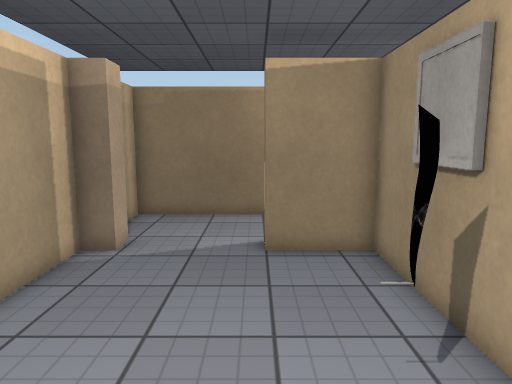
[1] (above)

21 first-person views from a walk through a scene from a Unity 3-D project. The camera is 1.5 m above the floor, tilts 8° down and sees 70° across. The floor is counted in squares, 0.5 m on a side. Each view is taken from the middle of a square. On the plan, view 1 faces up. The plan holds only what a view shows up to about 20 squares ahead; the rest is blank. The place goes on beyond the plan. The player is left out. Some surface patterns are stand-ins.

[2]
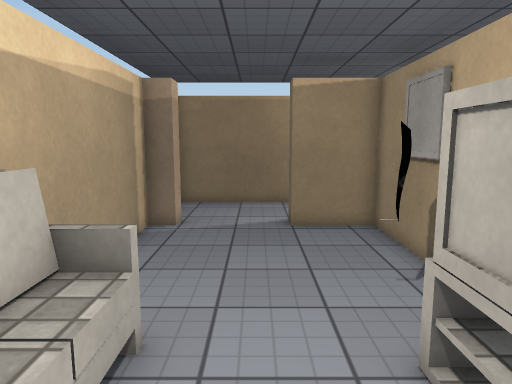

[3]
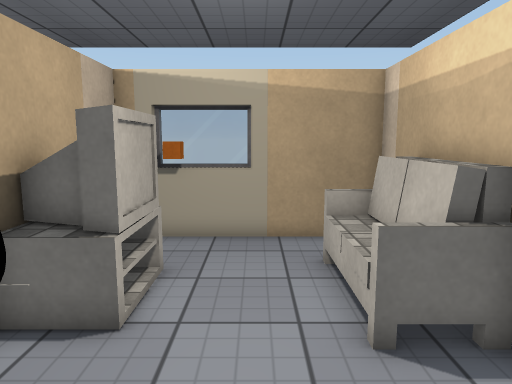

[4]
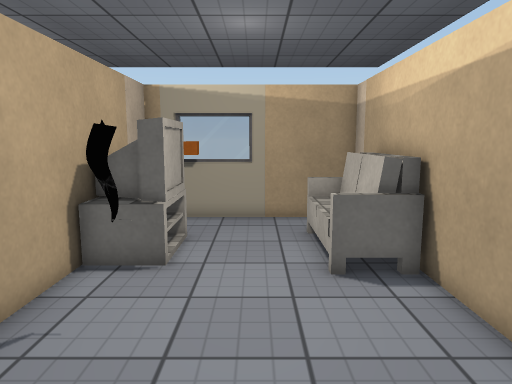

[5]
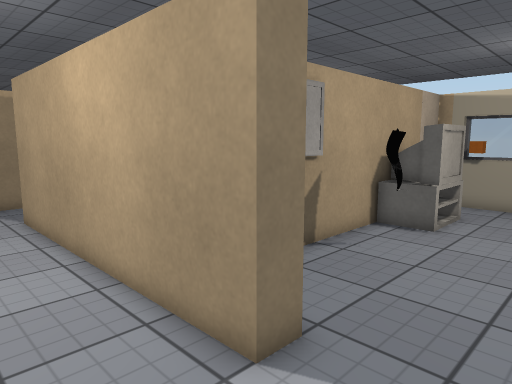

[6]
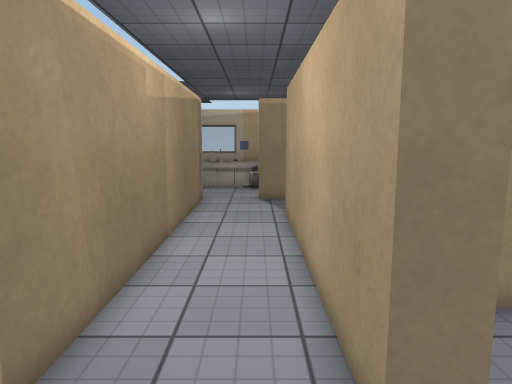

[7]
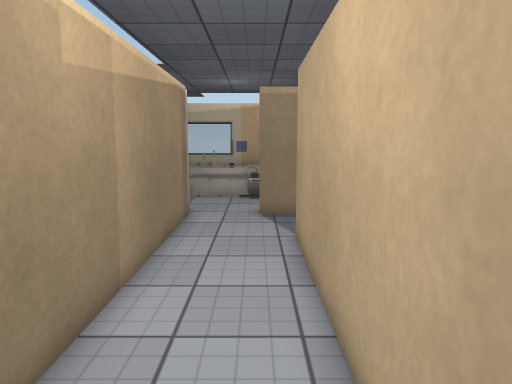

[8]
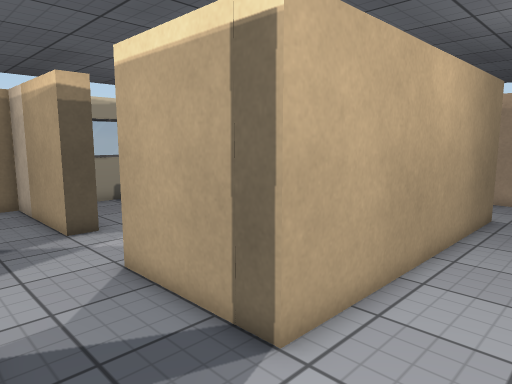

[9]
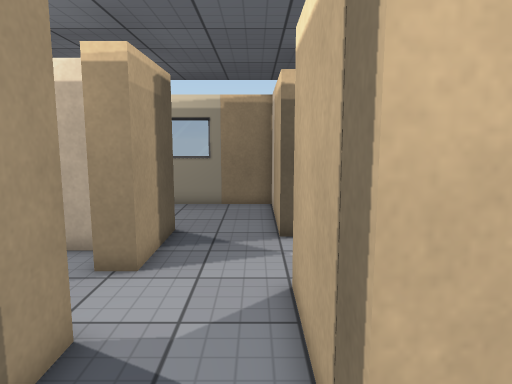

[10]
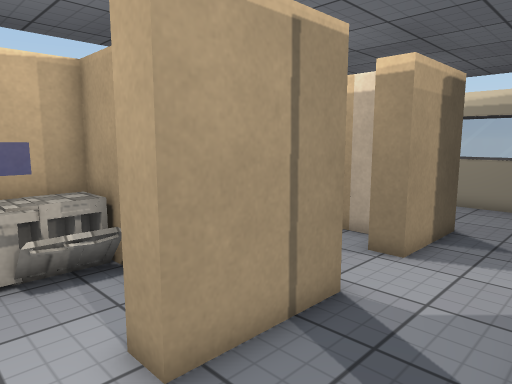

[11]
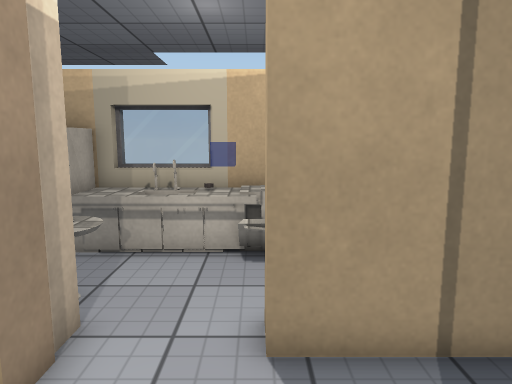

[12]
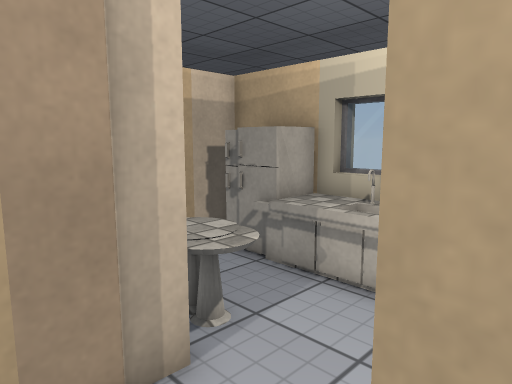

[13]
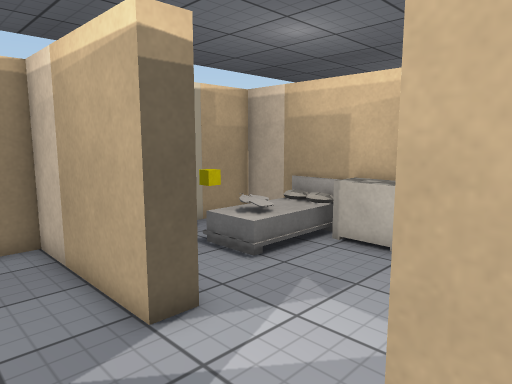

[14]
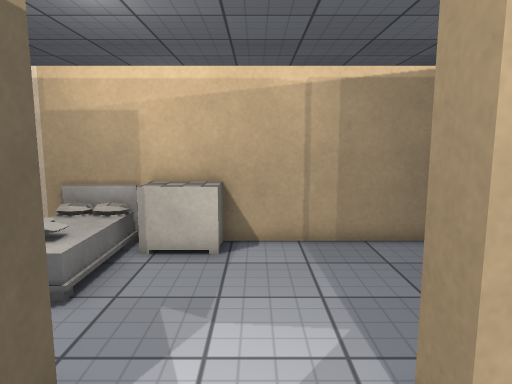

[15]
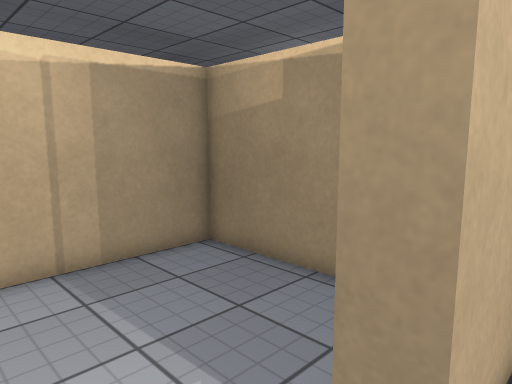

[16]
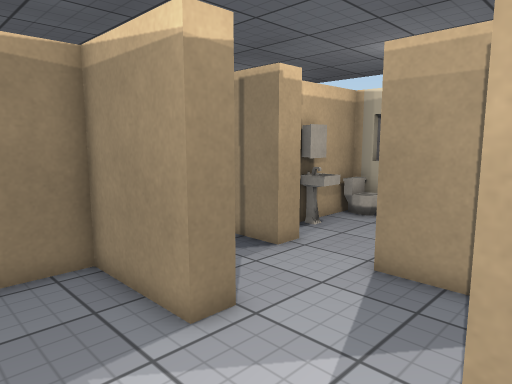

[17]
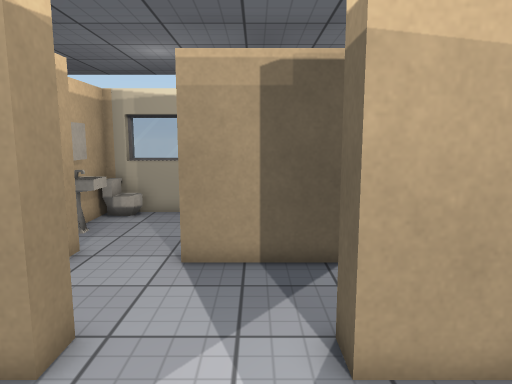

[18]
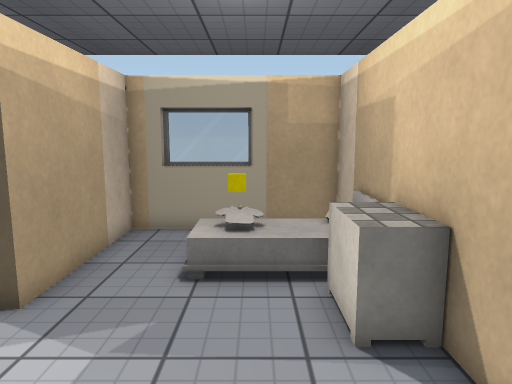

[19]
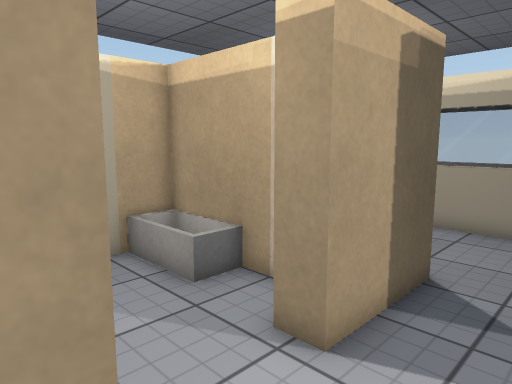

[20]
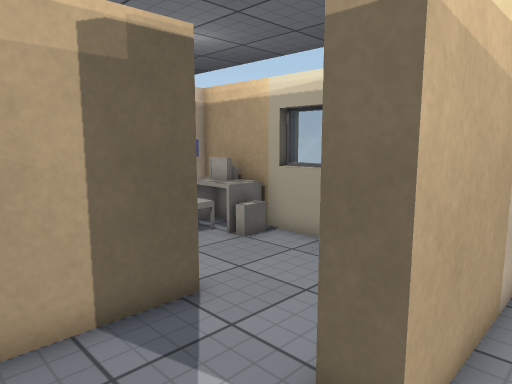

[21]
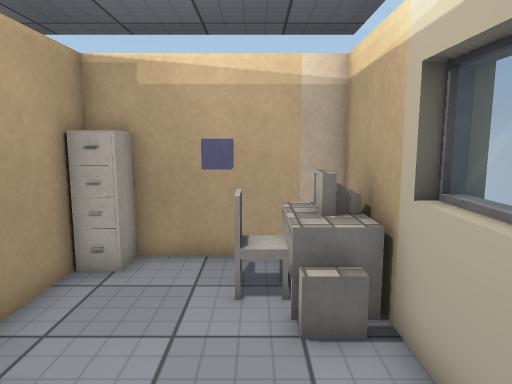

### Floor plan
Points are (right, up) in squares from view 1. A wall is a line through its corners. A room is listed if a view was taken in it or the views show most of it. See-through windows are left out.
Room 1 (views 1, 2, 3, 4)
walls: (3.3, 1.5) (3.3, 9.7) (0.2, 9.7) (0.2, 10.7); (3.3, -3.2) (3.3, -1.4); (-0.9, -4.6) (2.2, -4.6); (1.4, -4.3) (2.1, -4.3); (-3.8, 10.8) (-3.8, 9.7) (-4.8, 9.7) (-4.8, -4.3) (-0.5, -4.3)
ways out: opening at (-2, 10.5) to room 2
objects: sofa (-4, -2) to (-3, 2); orange cube (1, -4); other object (1, -1) to (3, 2); other object (2, 4)
Room 2 (views 5, 6, 7, 8, 9, 10, 11, 12, 13, 14, 15, 19)
walls: (16.5, 14.7) (-4.8, 14.7) (-4.8, 13.5); (0.2, 10.7) (12.2, 10.7) (12.2, 5.8); (16.9, 7.8) (15.7, 7.8) (15.7, 11.9) (16.8, 11.9); (12.2, 1.8) (12.2, 0.6); (15.7, 0.8) (15.7, 4.9) (16.8, 4.9)
ways out: opening at (-2, 10.5) to room 1; opening at (11.5, 4) to room 3; opening at (14, 1.5) to room 4; opening at (16, 13.5); opening at (16.5, 6.5)
Room 3 (views 16, 17, 18, 20)
walls: (12.2, 5.8) (11.2, 5.8) (11.2, 9.7) (4.2, 9.7) (4.2, -4.3) (11.2, -4.3) (11.2, 1.8) (12.2, 1.8); (7.1, -4.6) (10.2, -4.6)
ways out: opening at (11.5, 4) to room 2
objects: dresser (5, 1) to (6, 3); yellow cube (7, -3) to (8, -2)
Room 4 (view 21)
walls: (15.1, -4.6) (18.2, -4.6); (20.5, 2.2) (18.8, 2.2); (12.2, 0.6) (12.2, -4.3) (22.2, -4.3) (22.2, 1.5)
ways out: opening at (14, 1.5) to room 2
objects: desk (19, -3); other object (20, -3) to (21, -3); chair (20, -2); other object (21, 1) to (22, 2); cabinet (21, 2)

Positions as (right, up) in squares from view 1, and headings:
1: (0, 0), facing up
2: (-1, -3), facing up
3: (-1, 7), facing down
4: (-1, 10), facing down
5: (-3, 14), facing down-right
6: (-3, 12), facing right
7: (1, 12), facing right
8: (16, 14), facing down-left
9: (13, 13), facing down
10: (12, 14), facing down-right
11: (11, 12), facing right
12: (14, 11), facing up-right
13: (15, 7), facing down-left
14: (15, 4), facing left
15: (13, 3), facing up-left
16: (8, 1), facing up-right
17: (7, 3), facing right
18: (7, 8), facing down
19: (13, 9), facing down-right
20: (10, 5), facing down-right
21: (13, -2), facing right
